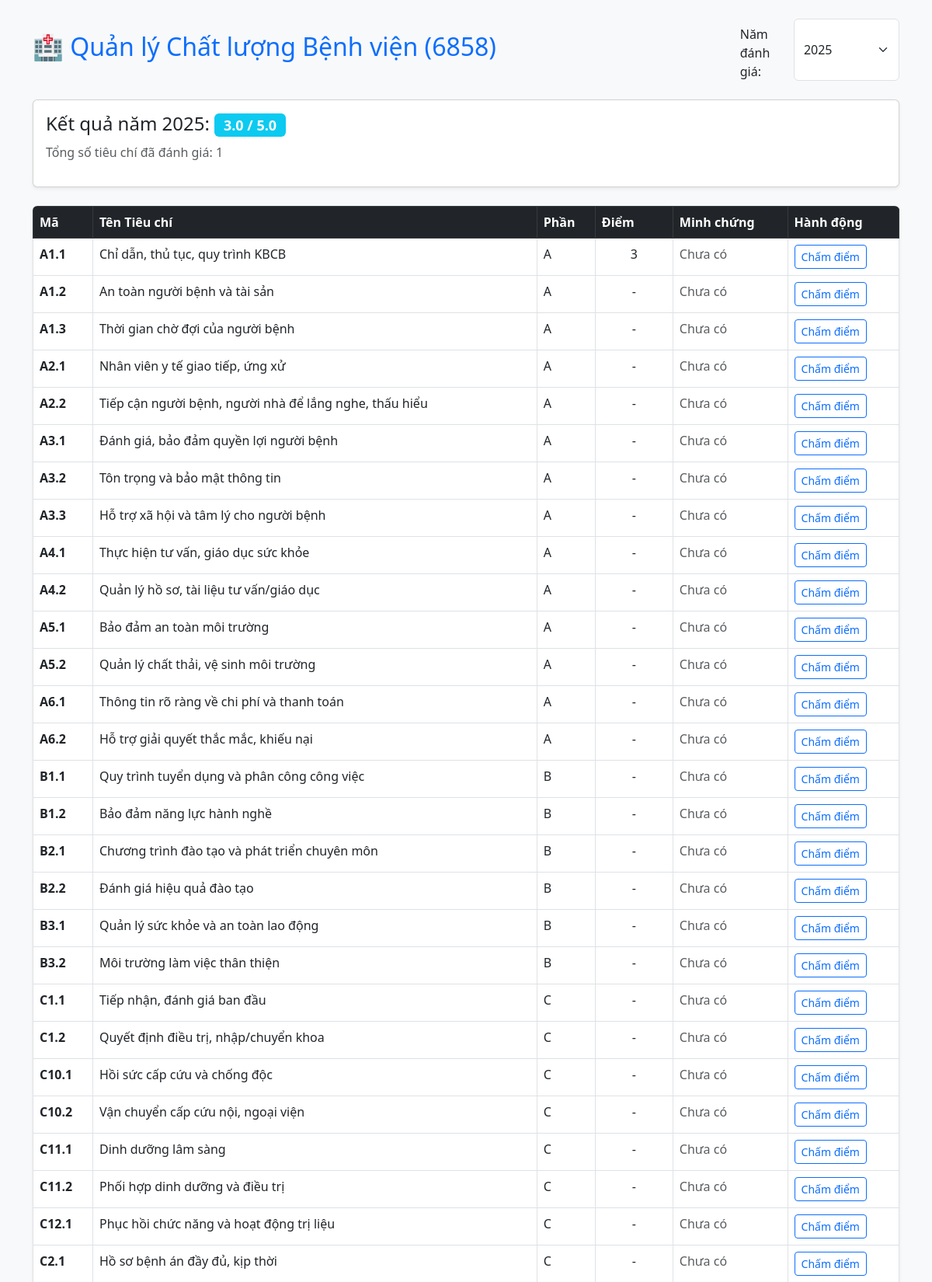
The page / (upper part) on the database its author committed.
### tables this page shows
CREATE TABLE scores (
                    year INTEGER,
                    criteria_id TEXT,
                    score INTEGER,
                    evidence_link TEXT,
                    PRIMARY KEY (year, criteria_id)
                );

CREATE TABLE criteria (
                    id TEXT PRIMARY KEY,
                    name TEXT,
                    section TEXT
                );

### app.py (the view)
@app.route('/')
def index():
    selected_year = request.args.get('year', 2025, type=int)
    conn = sqlite3.connect(DB_NAME)
    c = conn.cursor()
    query = '''
        SELECT c.id, c.name, c.section, s.score, s.evidence_link
        FROM criteria c
        LEFT JOIN scores s ON c.id = s.criteria_id AND s.year = ?
        ORDER BY c.id
    '''
    c.execute(query, (selected_year,))
    data = c.fetchall()
    total_score = sum([row[3] for row in data if row[3] is not None])
    count_rated = sum([1 for row in data if row[3] is not None])
    avg_score = round(total_score / count_rated, 2) if count_rated > 0 else 0
    conn.close()
    return render_template('index.html', data=data, year=selected_year, avg=avg_score)

### templates/index.html (shortened to what this page needs)
<!DOCTYPE html>
<html lang="vi">
<head>
    <link href="https://cdn.jsdelivr.net/npm/bootstrap@5.3.0/dist/css/bootstrap.min.css" rel="stylesheet">
</head>
<body class="bg-light">
<div class="container mt-4">
    <div class="d-flex justify-content-between align-items-center mb-4">
        <h2 class="text-primary">🏥 Quản lý Chất lượng Bệnh viện (6858)</h2>
        <form action="/" method="get" class="d-flex">
            <label class="me-2 mt-2">Năm đánh giá:</label>
            <select name="year" class="form-select" onchange="this.form.submit()">
                {% for y in range(2019, 2026) %}
                    <option value="{{ y }}" {% if y == year %}selected{% endif %}>{{ y }}</option>
                {% endfor %}
            </select>
        </form>
    </div>
    <div class="card mb-4 shadow-sm">
        <div class="card-body">
            <h4>Kết quả năm {{ year }}: <span class="badge bg-info">{{ avg }} / 5.0</span></h4>
            <p class="text-muted">Tổng số tiêu chí đã đánh giá: {{ data|selectattr(3, 'ne', None)|list|length }}</p>
        </div>
    </div>
    <div class="table-responsive bg-white shadow-sm rounded">
        <table class="table table-bordered table-hover mb-0">
            <thead class="table-dark">
                <tr>
                    <th>Mã</th>
                    <th>Tên Tiêu chí</th>
                    <th>Phần</th>
                    <th style="width: 100px;">Điểm</th>
                    <th>Minh chứng</th>
                    <th>Hành động</th>
                </tr>
            </thead>
            <tbody>
                {% for row in data %}
                <tr>
                    <td><strong>{{ row[0] }}</strong></td>
                    <td>{{ row[1] }}</td>
                    <td>{{ row[2] }}</td>
                    <td class="text-center score-{{ row[3] if row[3] else '0' }}">
                        {{ row[3] if row[3] else '-' }}
                    </td>
                    <td>
                        {% if row[4] %}
                            <a href="{{ row[4] }}" target="_blank">Xem Link</a>
                        {% else %}
                            <span class="text-muted">Chưa có</span>
                        {% endif %}
                    </td>
                    <td>
                        <button class="btn btn-sm btn-outline-primary" data-bs-toggle="modal"
                                data-bs-target="#editModal{{ row[0]|replace('.', '') }}">
                            Chấm điểm
                        </button>
                    </td>
                </tr>
                {% endfor %}
            </tbody>
        </table>
    </div>
</div>
</body>
</html>

### templates/index.html (style rules this page uses)
.score-3 { background-color: #fff3cd; color: #856404; }

### rows shown on the page
scores: row "A1.1", name "Chỉ dẫn, thủ tục, quy trình KBCB", section "A", score "3", evidence_link "Chưa có"
criteria: id "A1.2", name "An toàn người bệnh và tài sản", section "A", row "-"
criteria: id "A1.3", name "Thời gian chờ đợi của người bệnh", section "A", row "-"
criteria: id "A2.1", name "Nhân viên y tế giao tiếp, ứng xử", section "A", row "-"
criteria: id "A2.2", name "Tiếp cận người bệnh, người nhà để lắng nghe, thấu hiểu", section "A", row "-"
criteria: id "A3.1", name "Đánh giá, bảo đảm quyền lợi người bệnh", section "A", row "-"
criteria: id "A3.2", name "Tôn trọng và bảo mật thông tin", section "A", row "-"
criteria: id "A3.3", name "Hỗ trợ xã hội và tâm lý cho người bệnh", section "A", row "-"
criteria: id "A4.1", name "Thực hiện tư vấn, giáo dục sức khỏe", section "A", row "-"
criteria: id "A4.2", name "Quản lý hồ sơ, tài liệu tư vấn/giáo dục", section "A", row "-"
criteria: id "A5.1", name "Bảo đảm an toàn môi trường", section "A", row "-"
criteria: id "A5.2", name "Quản lý chất thải, vệ sinh môi trường", section "A", row "-"
criteria: id "A6.1", name "Thông tin rõ ràng về chi phí và thanh toán", section "A", row "-"
criteria: id "A6.2", name "Hỗ trợ giải quyết thắc mắc, khiếu nại", section "A", row "-"
criteria: id "B1.1", name "Quy trình tuyển dụng và phân công công việc", section "B", row "-"
criteria: id "B1.2", name "Bảo đảm năng lực hành nghề", section "B", row "-"
criteria: id "B2.1", name "Chương trình đào tạo và phát triển chuyên môn", section "B", row "-"
criteria: id "B2.2", name "Đánh giá hiệu quả đào tạo", section "B", row "-"
criteria: id "B3.1", name "Quản lý sức khỏe và an toàn lao động", section "B", row "-"
criteria: id "B3.2", name "Môi trường làm việc thân thiện", section "B", row "-"
criteria: id "C1.1", name "Tiếp nhận, đánh giá ban đầu", section "C", row "-"
criteria: id "C1.2", name "Quyết định điều trị, nhập/chuyển khoa", section "C", row "-"
criteria: id "C10.1", name "Hồi sức cấp cứu và chống độc", section "C", row "-"
criteria: id "C10.2", name "Vận chuyển cấp cứu nội, ngoại viện", section "C", row "-"
criteria: id "C11.1", name "Dinh dưỡng lâm sàng", section "C", row "-"
criteria: id "C11.2", name "Phối hợp dinh dưỡng và điều trị", section "C", row "-"
criteria: id "C12.1", name "Phục hồi chức năng và hoạt động trị liệu", section "C", row "-"
criteria: id "C2.1", name "Hồ sơ bệnh án đầy đủ, kịp thời", section "C", row "-"

### other values the page prints
{{ year }} "2025"
{{ avg }} "3.0"
{{ data|selectattr(3, 'ne', None)|list|length }} "1"
form field year "2025"
